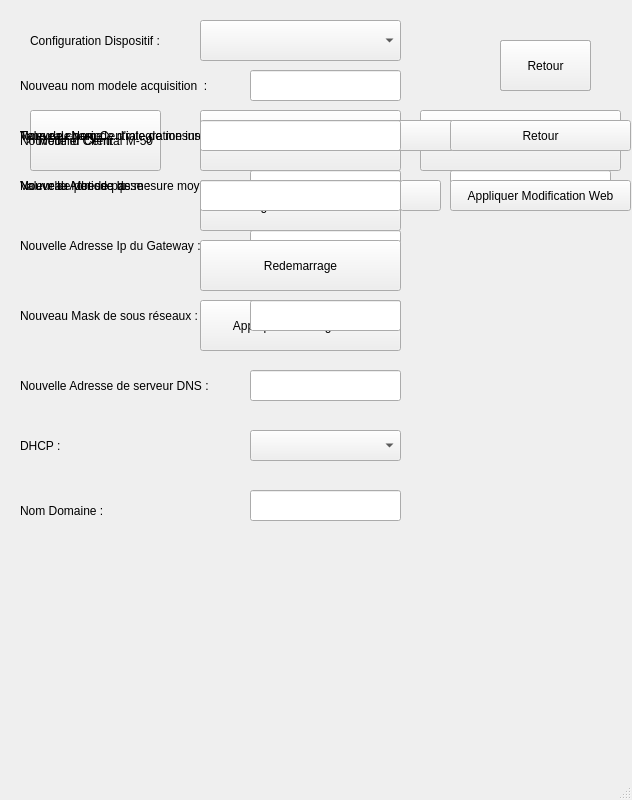
<?xml version="1.0" encoding="UTF-8"?>
<ui version="4.0">
 <class>MainWindow</class>
 <widget class="QMainWindow" name="MainWindow">
  <property name="geometry">
   <rect>
    <x>0</x>
    <y>0</y>
    <width>632</width>
    <height>800</height>
   </rect>
  </property>
  <property name="windowTitle">
   <string>MainWindow</string>
  </property>
  <widget class="QWidget" name="centralwidget">
   <widget class="QLabel" name="gatewayNameLabel">
    <property name="geometry">
     <rect>
      <x>20</x>
      <y>110</y>
      <width>221</width>
      <height>51</height>
     </rect>
    </property>
    <property name="text">
     <string>Nouveau Nom Centrale de mesure :</string>
    </property>
   </widget>
   <widget class="QLineEdit" name="gatewayNameEdit">
    <property name="geometry">
     <rect>
      <x>250</x>
      <y>120</y>
      <width>151</width>
      <height>31</height>
     </rect>
    </property>
   </widget>
   <widget class="QPushButton" name="AppliquerModification">
    <property name="geometry">
     <rect>
      <x>200</x>
      <y>300</y>
      <width>201</width>
      <height>51</height>
     </rect>
    </property>
    <property name="text">
     <string>Appliquer la configuration</string>
    </property>
   </widget>
   <widget class="QLabel" name="ipAddressLabel">
    <property name="geometry">
     <rect>
      <x>20</x>
      <y>160</y>
      <width>191</width>
      <height>51</height>
     </rect>
    </property>
    <property name="text">
     <string>Nouvelle Adresse Ip :</string>
    </property>
   </widget>
   <widget class="QLineEdit" name="ipAddressEdit">
    <property name="geometry">
     <rect>
      <x>250</x>
      <y>170</y>
      <width>151</width>
      <height>31</height>
     </rect>
    </property>
   </widget>
   <widget class="QPushButton" name="modifyGatewayButton">
    <property name="geometry">
     <rect>
      <x>30</x>
      <y>110</y>
      <width>131</width>
      <height>61</height>
     </rect>
    </property>
    <property name="text">
     <string>Modifier Central M-50</string>
    </property>
   </widget>
   <widget class="QPushButton" name="acquisitionModelButton">
    <property name="geometry">
     <rect>
      <x>200</x>
      <y>110</y>
      <width>201</width>
      <height>61</height>
     </rect>
    </property>
    <property name="text">
     <string>Modifier modele d'aquisition I-30</string>
    </property>
   </widget>
   <widget class="QPushButton" name="measureModelButton">
    <property name="geometry">
     <rect>
      <x>420</x>
      <y>110</y>
      <width>201</width>
      <height>61</height>
     </rect>
    </property>
    <property name="text">
     <string>Modifer modele de mesure U-10</string>
    </property>
   </widget>
   <widget class="QPushButton" name="returnButton">
    <property name="geometry">
     <rect>
      <x>500</x>
      <y>40</y>
      <width>91</width>
      <height>51</height>
     </rect>
    </property>
    <property name="text">
     <string>Retour</string>
    </property>
   </widget>
   <widget class="QLabel" name="ipAddressPasserelleLabel">
    <property name="geometry">
     <rect>
      <x>20</x>
      <y>220</y>
      <width>221</width>
      <height>51</height>
     </rect>
    </property>
    <property name="text">
     <string>Nouvelle Adresse Ip du Gateway :</string>
    </property>
   </widget>
   <widget class="QLabel" name="ipAddressMaskLabel">
    <property name="geometry">
     <rect>
      <x>20</x>
      <y>290</y>
      <width>191</width>
      <height>51</height>
     </rect>
    </property>
    <property name="text">
     <string>Nouveau Mask de sous réseaux :</string>
    </property>
   </widget>
   <widget class="QLabel" name="ipAddressDNSLabel">
    <property name="geometry">
     <rect>
      <x>20</x>
      <y>360</y>
      <width>201</width>
      <height>51</height>
     </rect>
    </property>
    <property name="text">
     <string>Nouvelle Adresse de serveur DNS :</string>
    </property>
   </widget>
   <widget class="QLabel" name="DHCPLabel">
    <property name="geometry">
     <rect>
      <x>20</x>
      <y>420</y>
      <width>191</width>
      <height>51</height>
     </rect>
    </property>
    <property name="text">
     <string>DHCP :</string>
    </property>
   </widget>
   <widget class="QLineEdit" name="ipAddressPasserelleEdit">
    <property name="geometry">
     <rect>
      <x>250</x>
      <y>230</y>
      <width>151</width>
      <height>31</height>
     </rect>
    </property>
   </widget>
   <widget class="QLineEdit" name="ipAddressMaskEdit">
    <property name="geometry">
     <rect>
      <x>250</x>
      <y>300</y>
      <width>151</width>
      <height>31</height>
     </rect>
    </property>
   </widget>
   <widget class="QLineEdit" name="ipAddressDNSEdit">
    <property name="geometry">
     <rect>
      <x>250</x>
      <y>370</y>
      <width>151</width>
      <height>31</height>
     </rect>
    </property>
   </widget>
   <widget class="QComboBox" name="comboBoxDHCP">
    <property name="geometry">
     <rect>
      <x>250</x>
      <y>430</y>
      <width>151</width>
      <height>31</height>
     </rect>
    </property>
   </widget>
   <widget class="QLabel" name="NameModeleAquisitionLabel">
    <property name="geometry">
     <rect>
      <x>20</x>
      <y>60</y>
      <width>221</width>
      <height>51</height>
     </rect>
    </property>
    <property name="text">
     <string>Nouveau nom modele acquisition  :</string>
    </property>
   </widget>
   <widget class="QLineEdit" name="NameModeleAcquisitionEdit">
    <property name="geometry">
     <rect>
      <x>250</x>
      <y>70</y>
      <width>151</width>
      <height>31</height>
     </rect>
    </property>
   </widget>
   <widget class="QPushButton" name="returnButton2">
    <property name="geometry">
     <rect>
      <x>500</x>
      <y>40</y>
      <width>91</width>
      <height>51</height>
     </rect>
    </property>
    <property name="text">
     <string>Retour</string>
    </property>
   </widget>
   <widget class="QPushButton" name="returnButton3">
    <property name="geometry">
     <rect>
      <x>500</x>
      <y>40</y>
      <width>91</width>
      <height>51</height>
     </rect>
    </property>
    <property name="text">
     <string>Retour</string>
    </property>
   </widget>
   <widget class="QLabel" name="PeriodeIntegrationInst">
    <property name="geometry">
     <rect>
      <x>20</x>
      <y>110</y>
      <width>271</width>
      <height>51</height>
     </rect>
    </property>
    <property name="text">
     <string>Valeur de periode d'integration instantaner (*0.2s) :</string>
    </property>
   </widget>
   <widget class="QLineEdit" name="PeriodeIntegrationInstEdit">
    <property name="geometry">
     <rect>
      <x>450</x>
      <y>120</y>
      <width>161</width>
      <height>31</height>
     </rect>
    </property>
   </widget>
   <widget class="QLabel" name="TypeCharge">
    <property name="geometry">
     <rect>
      <x>20</x>
      <y>110</y>
      <width>191</width>
      <height>51</height>
     </rect>
    </property>
    <property name="text">
     <string>Type de charge :</string>
    </property>
   </widget>
   <widget class="QComboBox" name="comboBoxCharge">
    <property name="geometry">
     <rect>
      <x>250</x>
      <y>120</y>
      <width>271</width>
      <height>31</height>
     </rect>
    </property>
   </widget>
   <widget class="QLabel" name="PeriodeIntegrationMoy">
    <property name="geometry">
     <rect>
      <x>20</x>
      <y>160</y>
      <width>271</width>
      <height>51</height>
     </rect>
    </property>
    <property name="text">
     <string>Valeur de periode de mesure moyen (en minute) :</string>
    </property>
   </widget>
   <widget class="QLineEdit" name="PeriodeIntegrationMoyEdit">
    <property name="geometry">
     <rect>
      <x>450</x>
      <y>170</y>
      <width>161</width>
      <height>31</height>
     </rect>
    </property>
   </widget>
   <widget class="QLabel" name="NameDomaine">
    <property name="geometry">
     <rect>
      <x>20</x>
      <y>490</y>
      <width>101</width>
      <height>41</height>
     </rect>
    </property>
    <property name="text">
     <string>Nom Domaine :</string>
    </property>
   </widget>
   <widget class="QLineEdit" name="NameDomaineEdit">
    <property name="geometry">
     <rect>
      <x>250</x>
      <y>490</y>
      <width>151</width>
      <height>31</height>
     </rect>
    </property>
   </widget>
   <widget class="QLabel" name="PrimaryKeylabel">
    <property name="geometry">
     <rect>
      <x>30</x>
      <y>20</y>
      <width>161</width>
      <height>41</height>
     </rect>
    </property>
    <property name="text">
     <string>Configuration Dispositif :</string>
    </property>
   </widget>
   <widget class="QComboBox" name="PrimaryKey">
    <property name="geometry">
     <rect>
      <x>200</x>
      <y>20</y>
      <width>201</width>
      <height>41</height>
     </rect>
    </property>
   </widget>
   <widget class="QPushButton" name="OFFButton">
    <property name="geometry">
     <rect>
      <x>200</x>
      <y>240</y>
      <width>201</width>
      <height>51</height>
     </rect>
    </property>
    <property name="text">
     <string>Redemarrage</string>
    </property>
   </widget>
   <widget class="QPushButton" name="ClientWebButton">
    <property name="geometry">
     <rect>
      <x>200</x>
      <y>180</y>
      <width>201</width>
      <height>51</height>
     </rect>
    </property>
    <property name="text">
     <string>Configuration Client WEB</string>
    </property>
   </widget>
   <widget class="QLabel" name="idClientLabel">
    <property name="geometry">
     <rect>
      <x>20</x>
      <y>130</y>
      <width>141</width>
      <height>21</height>
     </rect>
    </property>
    <property name="text">
     <string>Nouvelle id Client :</string>
    </property>
   </widget>
   <widget class="QLabel" name="MDPLabel">
    <property name="geometry">
     <rect>
      <x>20</x>
      <y>170</y>
      <width>151</width>
      <height>31</height>
     </rect>
    </property>
    <property name="text">
     <string>Nouveau Mot de passe :</string>
    </property>
   </widget>
   <widget class="QLineEdit" name="idClientEdit">
    <property name="geometry">
     <rect>
      <x>200</x>
      <y>120</y>
      <width>201</width>
      <height>31</height>
     </rect>
    </property>
   </widget>
   <widget class="QLineEdit" name="MDPEdit">
    <property name="geometry">
     <rect>
      <x>200</x>
      <y>180</y>
      <width>201</width>
      <height>31</height>
     </rect>
    </property>
   </widget>
   <widget class="QPushButton" name="showHideButton">
    <property name="geometry">
     <rect>
      <x>400</x>
      <y>180</y>
      <width>41</width>
      <height>31</height>
     </rect>
    </property>
    <property name="text">
     <string/>
    </property>
   </widget>
   <widget class="QPushButton" name="returnButton4">
    <property name="geometry">
     <rect>
      <x>450</x>
      <y>120</y>
      <width>181</width>
      <height>31</height>
     </rect>
    </property>
    <property name="text">
     <string>Retour</string>
    </property>
   </widget>
   <widget class="QPushButton" name="AppliquerModification_2">
    <property name="geometry">
     <rect>
      <x>450</x>
      <y>180</y>
      <width>181</width>
      <height>31</height>
     </rect>
    </property>
    <property name="text">
     <string>Appliquer Modification Web</string>
    </property>
   </widget>
   <zorder>measureModelButton</zorder>
   <zorder>acquisitionModelButton</zorder>
   <zorder>modifyGatewayButton</zorder>
   <zorder>gatewayNameLabel</zorder>
   <zorder>gatewayNameEdit</zorder>
   <zorder>AppliquerModification</zorder>
   <zorder>ipAddressLabel</zorder>
   <zorder>ipAddressEdit</zorder>
   <zorder>returnButton</zorder>
   <zorder>ipAddressPasserelleLabel</zorder>
   <zorder>ipAddressMaskLabel</zorder>
   <zorder>ipAddressDNSLabel</zorder>
   <zorder>DHCPLabel</zorder>
   <zorder>ipAddressPasserelleEdit</zorder>
   <zorder>ipAddressMaskEdit</zorder>
   <zorder>ipAddressDNSEdit</zorder>
   <zorder>comboBoxDHCP</zorder>
   <zorder>NameModeleAquisitionLabel</zorder>
   <zorder>NameModeleAcquisitionEdit</zorder>
   <zorder>returnButton2</zorder>
   <zorder>returnButton3</zorder>
   <zorder>PeriodeIntegrationInst</zorder>
   <zorder>PeriodeIntegrationInstEdit</zorder>
   <zorder>TypeCharge</zorder>
   <zorder>comboBoxCharge</zorder>
   <zorder>PeriodeIntegrationMoy</zorder>
   <zorder>PeriodeIntegrationMoyEdit</zorder>
   <zorder>NameDomaine</zorder>
   <zorder>NameDomaineEdit</zorder>
   <zorder>PrimaryKeylabel</zorder>
   <zorder>PrimaryKey</zorder>
   <zorder>OFFButton</zorder>
   <zorder>ClientWebButton</zorder>
   <zorder>idClientLabel</zorder>
   <zorder>MDPLabel</zorder>
   <zorder>idClientEdit</zorder>
   <zorder>MDPEdit</zorder>
   <zorder>showHideButton</zorder>
   <zorder>returnButton4</zorder>
   <zorder>AppliquerModification_2</zorder>
  </widget>
  <widget class="QMenuBar" name="menubar">
   <property name="geometry">
    <rect>
     <x>0</x>
     <y>0</y>
     <width>632</width>
     <height>22</height>
    </rect>
   </property>
  </widget>
  <widget class="QStatusBar" name="statusbar"/>
 </widget>
 <resources/>
 <connections/>
</ui>
